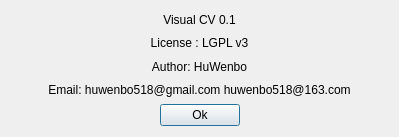
<?xml version="1.0" encoding="UTF-8"?>
<ui version="4.0">
 <class>AboutDialog</class>
 <widget class="QDialog" name="AboutDialog">
  <property name="geometry">
   <rect>
    <x>0</x>
    <y>0</y>
    <width>399</width>
    <height>137</height>
   </rect>
  </property>
  <property name="windowTitle">
   <string>About</string>
  </property>
  <layout class="QVBoxLayout" name="verticalLayout">
   <item>
    <widget class="QLabel" name="label">
     <property name="text">
      <string>Visual CV 0.1</string>
     </property>
     <property name="alignment">
      <set>Qt::AlignCenter</set>
     </property>
     <property name="wordWrap">
      <bool>true</bool>
     </property>
    </widget>
   </item>
   <item>
    <widget class="QLabel" name="label_2">
     <property name="text">
      <string>License : LGPL v3</string>
     </property>
     <property name="alignment">
      <set>Qt::AlignCenter</set>
     </property>
    </widget>
   </item>
   <item>
    <widget class="QLabel" name="label_3">
     <property name="text">
      <string>Author: HuWenbo</string>
     </property>
     <property name="alignment">
      <set>Qt::AlignCenter</set>
     </property>
    </widget>
   </item>
   <item>
    <widget class="QLabel" name="label_4">
     <property name="text">
      <string>Email: huwenbo518@gmail.com huwenbo518@163.com</string>
     </property>
     <property name="alignment">
      <set>Qt::AlignCenter</set>
     </property>
    </widget>
   </item>
   <item>
    <layout class="QHBoxLayout" name="horizontalLayout">
     <item>
      <spacer name="horizontalSpacer">
       <property name="orientation">
        <enum>Qt::Horizontal</enum>
       </property>
       <property name="sizeHint" stdset="0">
        <size>
         <width>40</width>
         <height>20</height>
        </size>
       </property>
      </spacer>
     </item>
     <item>
      <widget class="QPushButton" name="pb_ok">
       <property name="text">
        <string>Ok</string>
       </property>
      </widget>
     </item>
     <item>
      <spacer name="horizontalSpacer_2">
       <property name="orientation">
        <enum>Qt::Horizontal</enum>
       </property>
       <property name="sizeHint" stdset="0">
        <size>
         <width>40</width>
         <height>20</height>
        </size>
       </property>
      </spacer>
     </item>
    </layout>
   </item>
  </layout>
 </widget>
 <resources/>
 <connections/>
</ui>
